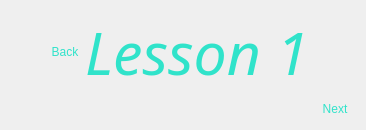
      <widget class="QWidget" name="lesson1Page">
       <property name="styleSheet">
        <string notr="true">#label_8{
	color:rgb(48, 227, 202);
	font: 87 italic 44pt &quot;Segoe UI Black&quot;;
}

#nextButtonLesson1Page {
    background-color: Transparent;
    background-repeat:no-repeat;
    border: none;
    cursor:pointer;
    overflow: hidden;
    outline:none;
	font: 87 22pt &quot;Segoe UI Black&quot;;
 	color:rgb(48, 227, 202);
}

#nextButtonLesson1Page:hover{
    background-color: Transparent;
    background-repeat:no-repeat;
    border: none;
    cursor:pointer;
    overflow: hidden;
    outline:none;
	color:rgb(252, 207, 77);
	font: 87 22pt &quot;Segoe UI Black&quot;;
}


#backButtonLesson1Page {
    background-color: Transparent;
    background-repeat:no-repeat;
    border: none;
    cursor:pointer;
    overflow: hidden;
    outline:none;
	font: 87 22pt &quot;Segoe UI Black&quot;;
	color:rgb(48, 227, 202);
}

#backButtonLesson1Page:hover{
    background-color: Transparent;
    background-repeat:no-repeat;
    border: none;
    cursor:pointer;
    overflow: hidden;
    outline:none;
	color:rgb(255, 103, 53);
	font: 87 22pt &quot;Segoe UI Black&quot;;
}</string>
       </property>
       <layout class="QGridLayout" name="gridLayout_6">
        <item row="0" column="1" alignment="Qt::AlignLeft">
         <widget class="QPushButton" name="backButtonLesson1Page">
          <property name="text">
           <string>Back</string>
          </property>
         </widget>
        </item>
        <item row="0" column="4">
         <spacer name="horizontalSpacer_5">
          <property name="orientation">
           <enum>Qt::Horizontal</enum>
          </property>
          <property name="sizeHint" stdset="0">
           <size>
            <width>40</width>
            <height>20</height>
           </size>
          </property>
         </spacer>
        </item>
        <item row="0" column="0">
         <spacer name="horizontalSpacer_4">
          <property name="orientation">
           <enum>Qt::Horizontal</enum>
          </property>
          <property name="sizeHint" stdset="0">
           <size>
            <width>40</width>
            <height>20</height>
           </size>
          </property>
         </spacer>
        </item>
        <item row="2" column="4" alignment="Qt::AlignHCenter">
         <widget class="QPushButton" name="nextButtonLesson1Page">
          <property name="text">
           <string>Next</string>
          </property>
         </widget>
        </item>
        <item row="0" column="2" alignment="Qt::AlignHCenter">
         <widget class="QLabel" name="label_8">
          <property name="font">
           <font>
            <family>Segoe UI Black</family>
            <pointsize>44</pointsize>
            <weight>10</weight>
            <italic>true</italic>
            <bold>false</bold>
           </font>
          </property>
          <property name="text">
           <string>Lesson 1</string>
          </property>
         </widget>
        </item>
        <item row="2" column="2">
         <spacer name="horizontalSpacer_6">
          <property name="orientation">
           <enum>Qt::Horizontal</enum>
          </property>
          <property name="sizeHint" stdset="0">
           <size>
            <width>40</width>
            <height>20</height>
           </size>
          </property>
         </spacer>
        </item>
       </layout>
      </widget>
